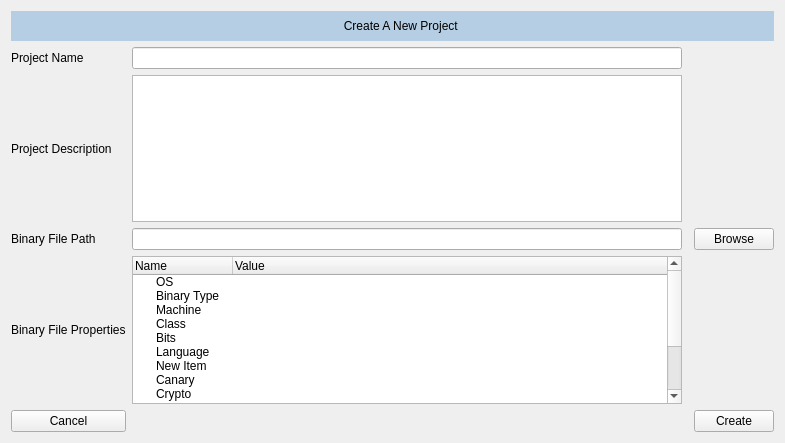
<?xml version="1.0" encoding="UTF-8"?>
<ui version="4.0">
 <class>Form</class>
 <widget class="QWidget" name="Form">
  <property name="geometry">
   <rect>
    <x>0</x>
    <y>0</y>
    <width>785</width>
    <height>443</height>
   </rect>
  </property>
  <property name="windowTitle">
   <string>Form</string>
  </property>
  <layout class="QGridLayout" name="gridLayout_2">
   <item row="0" column="0">
    <layout class="QGridLayout" name="gridLayout">
     <item row="1" column="0">
      <widget class="QLabel" name="label_2">
       <property name="text">
        <string>Project Name</string>
       </property>
      </widget>
     </item>
     <item row="7" column="3" alignment="Qt::AlignRight">
      <widget class="QPushButton" name="saveNewProject">
       <property name="text">
        <string>Create</string>
       </property>
      </widget>
     </item>
     <item row="0" column="0" colspan="4">
      <widget class="QLabel" name="label">
       <property name="minimumSize">
        <size>
         <width>0</width>
         <height>30</height>
        </size>
       </property>
       <property name="styleSheet">
        <string notr="true">background-color: rgb(182, 206, 227);</string>
       </property>
       <property name="text">
        <string>                                                                                                    Create A New Project</string>
       </property>
      </widget>
     </item>
     <item row="5" column="0">
      <widget class="QLabel" name="label_5">
       <property name="text">
        <string>Binary File Properties</string>
       </property>
      </widget>
     </item>
     <item row="7" column="0">
      <widget class="QPushButton" name="cancelNewProject">
       <property name="text">
        <string>Cancel</string>
       </property>
      </widget>
     </item>
     <item row="3" column="0">
      <widget class="QLabel" name="label_4">
       <property name="text">
        <string>Binary File Path</string>
       </property>
      </widget>
     </item>
     <item row="2" column="0">
      <widget class="QLabel" name="label_3">
       <property name="text">
        <string>Project Description</string>
       </property>
      </widget>
     </item>
     <item row="3" column="1">
      <widget class="QLineEdit" name="lineEdit_2"/>
     </item>
     <item row="3" column="3">
      <widget class="QPushButton" name="browseNewProject">
       <property name="text">
        <string>Browse</string>
       </property>
      </widget>
     </item>
     <item row="2" column="1">
      <widget class="QTextEdit" name="textEdit"/>
     </item>
     <item row="1" column="1">
      <widget class="QLineEdit" name="lineEdit"/>
     </item>
     <item row="5" column="1">
      <widget class="QTreeWidget" name="treeWidget">
       <column>
        <property name="text">
         <string>Name</string>
        </property>
       </column>
       <column>
        <property name="text">
         <string>Value</string>
        </property>
       </column>
       <item>
        <property name="text">
         <string>OS</string>
        </property>
       </item>
       <item>
        <property name="text">
         <string>Binary Type</string>
        </property>
       </item>
       <item>
        <property name="text">
         <string>Machine</string>
        </property>
       </item>
       <item>
        <property name="text">
         <string>Class</string>
        </property>
       </item>
       <item>
        <property name="text">
         <string>Bits</string>
        </property>
       </item>
       <item>
        <property name="text">
         <string>Language</string>
        </property>
       </item>
       <item>
        <property name="text">
         <string>New Item</string>
        </property>
       </item>
       <item>
        <property name="text">
         <string>Canary</string>
        </property>
       </item>
       <item>
        <property name="text">
         <string>Crypto</string>
        </property>
       </item>
       <item>
        <property name="text">
         <string>Nx</string>
        </property>
       </item>
       <item>
        <property name="text">
         <string>Pic</string>
        </property>
       </item>
       <item>
        <property name="text">
         <string>Relocs</string>
        </property>
       </item>
       <item>
        <property name="text">
         <string>Relro</string>
        </property>
       </item>
       <item>
        <property name="text">
         <string>Stripped</string>
        </property>
       </item>
      </widget>
     </item>
    </layout>
   </item>
  </layout>
 </widget>
 <resources/>
 <connections/>
</ui>
